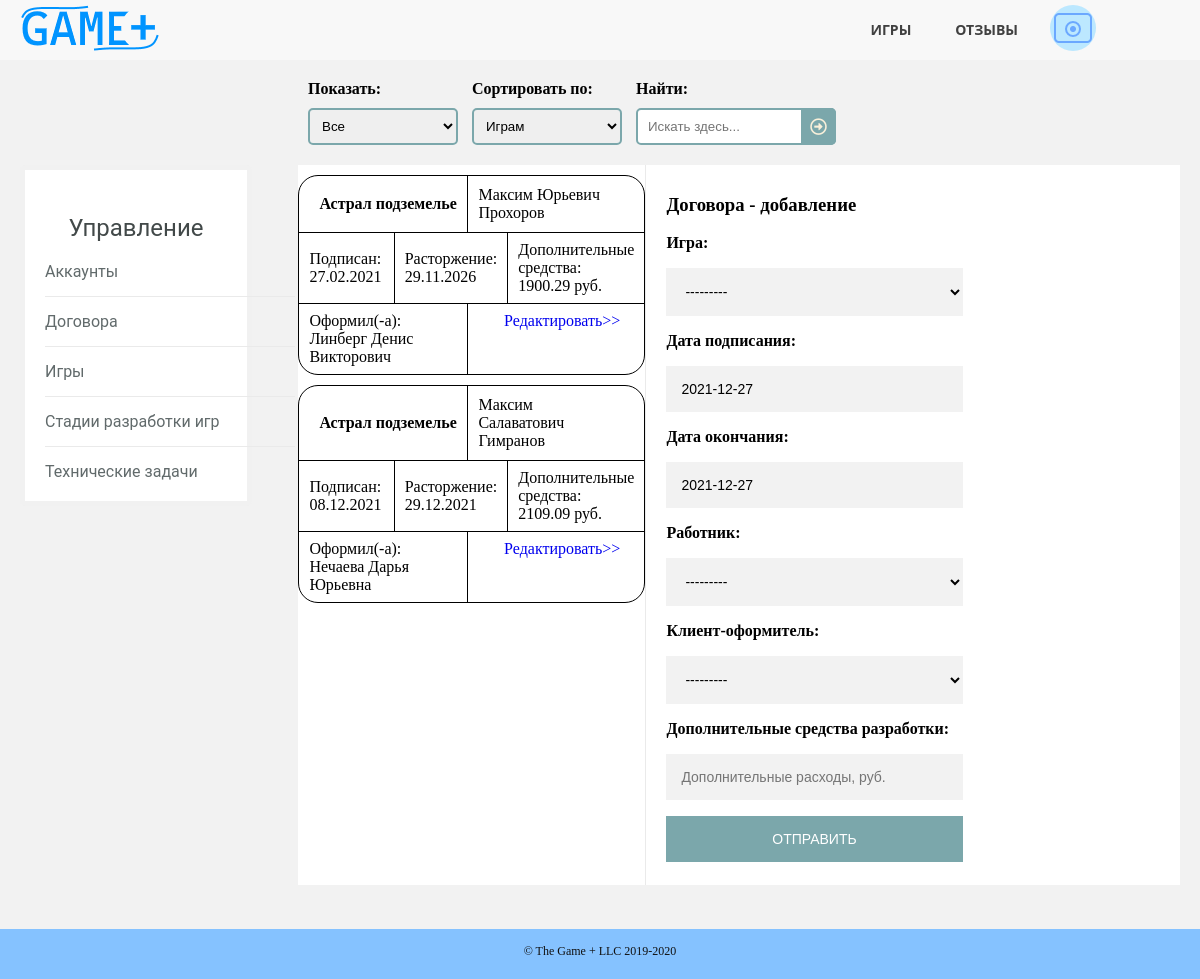
/contracts.html (signed in), run on an earlier commit of the app's database.
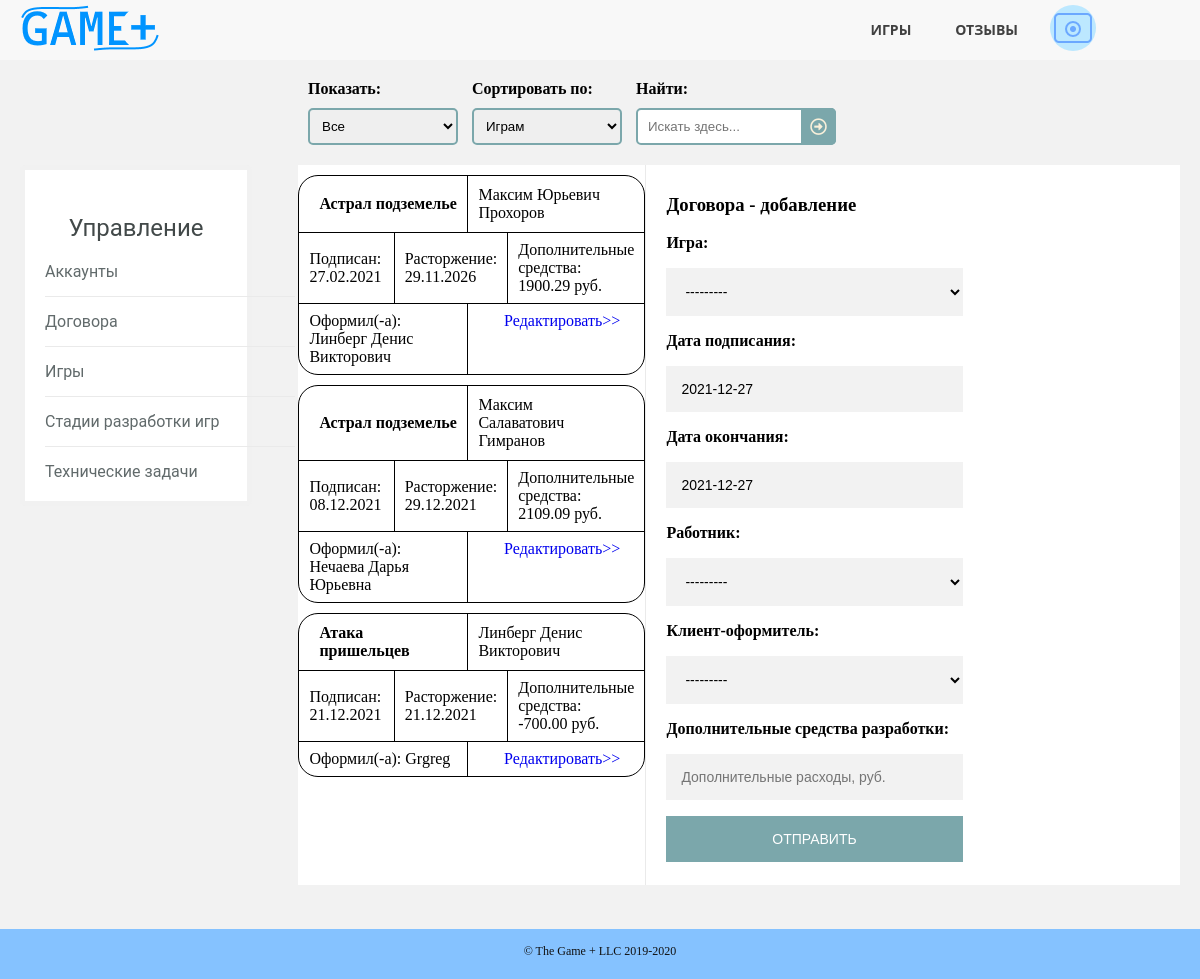
And on a later commit of the database.
### gameplusapp/models.py (models this page shows)
class ContractOfDevelopment(models.Model):
    game_id = models.ForeignKey(Game, on_delete=models.CASCADE)
    conclusion_date = models.DateField(default=timezone.now())
    contract_end_date = models.DateField(default=timezone.now())
    client_id = models.ForeignKey(Employee, on_delete=models.CASCADE, related_name='client_id')
    employee_id = models.ForeignKey(Employee, on_delete=models.CASCADE, related_name='employee_id')
    development_full_price = models.DecimalField(max_digits=12, decimal_places=2)
    class Meta:
        ordering = ["game_id"]

class Game(models.Model):
    name = models.CharField(max_length=50)
    type = models.CharField(max_length=20)
    rate = models.CharField(max_length=10)
    rules = models.TextField(default=' ')
    release_date = models.DateField(default=timezone.now())
    site = models.CharField(max_length=63)
    number_of_rules = models.BooleanField(default=False)
    price = models.DecimalField(max_digits=12, decimal_places=2)
    development_budget = models.DecimalField(max_digits=12, decimal_places=2)
    picture = models.ImageField(upload_to="static/images/games", null=True, blank=True)
    class Meta:
        ordering = ["name"]
    def __str__(self):
        return self.name

class Employee(models.Model):
    MY_CHOICES = (
        ('a', 'Админ'),
        ('m', 'Мастер'),
        ('c', 'Клиент')
    )
    full_name = models.CharField(max_length=50)
    phone = models.CharField(max_length=11)
    access_level = models.CharField(max_length=1, choices=MY_CHOICES)
    email = models.CharField(max_length=30)
    login = models.CharField(max_length=30, unique=True)
    password = models.CharField(max_length=30)
    reg_date = models.DateTimeField(default=timezone.now())
    avatar = models.ImageField(upload_to="static/images/users", null=True, blank=True)
    class Meta:
        ordering = ["-reg_date"]
    def __str__(self):
        return self.full_name

### gameplusapp/views.py (the view, shortened to what this page needs)
# urls.py: path('contracts.html', ContractsPage.as_view()),
class ContractsPage(View):
    def get(self, request):
        new = 2
        message = ''
        g_contracts = get_contracts()
        form = ContractsInfoForm()
        if "id_user" not in request.session:
            return HttpResponseRedirect('login.html')
        g_avatar = get_del_account(request.session["id_user"]).avatar
        if "message" in request.session:
            if request.session["message"] == True:
                message = 'Доступ запрещён'
                request.session["message"] = False
        mod = "добавление"
        form.fields['employee_id'].queryset = (Employee.objects.filter(access_level__in=['a', 'm']))
        filtred = ContractsFilterForm(request.GET)
        if filtred.is_valid():
            if filtred.cleaned_data["search"]:
                g_contracts = g_contracts.filter(game_id__name__iregex=filtred.cleaned_data["search"])
            if filtred.cleaned_data["ordering"]:
                g_contracts = g_contracts.order_by(filtred.cleaned_data["ordering"])
        context = {
            'g_contracts': g_contracts,
            'filtred': filtred,
            'form': form,
            'mod': mod,
            'new': new,
            'message': message,
            'g_avatar': g_avatar
        }
        return render(request, 'contracts.html', context=context)

### gameplusapp/forms.py
class ContractsFilterForm(forms.Form):
    watching = forms.ChoiceField(required=False, widget=forms.Select(attrs={
        'class': 'sortsel'
    }), choices=[
        ["", "Все"],
        ["a", "Неподписанные"],
        ["b", "Действующие"],
        ["c", "Расторгнутые"]
    ])
    ordering = forms.ChoiceField(required=False, widget=forms.Select(attrs={
        'class': 'sortsel'
    }), choices=[
        ["game_id", "Играм"],
        ["conclusion_date", "Дате подписания"],
        ["contract_end_date", "Дате окончания срока действия"],
        ["employee_id", "Оформителям"]
    ])
    search = forms.CharField(label="Найти:", required=False, widget=forms.TextInput(attrs={
        'placeholder': 'Искать здесь...'
    }))

class ContractsInfoForm(forms.ModelForm):
    class Meta:
        model = ContractOfDevelopment
        fields = ['game_id', 'conclusion_date', 'contract_end_date', 'client_id', 'employee_id', 'development_full_price']
        widgets = {
            "development_full_price": forms.NumberInput(attrs={
                'placeholder': 'Дополнительные расходы, руб.'
            })
        }

### gameplusapp/function.py (called while the page is built)
def get_contracts():
    contracts = ContractOfDevelopment.objects.all()
    return contracts

def get_del_account(pk):
    account = Employee.objects.get(id=pk)
    return account

### gameplusapp/templates/contracts.html (shortened to what this page needs)
<!DOCTYPE HTML>
<html>
	<head>
		<link rel="stylesheet" href="../static/css/pattern.css" />
		<link rel="stylesheet" href="../static/css/control.css" />
		<link rel="stylesheet" href="../static/css/contracts.css" />
	</head>
	<body>
		<header>
		  <nav>
		      <a href="/" class="logo"><img src="../static/images/logo.png" alt="логотип"></a>
			  <ul class="topmenu">
				<li><a href="/games.html">Игры</a></li>
				<li><a href="/reviews.html">Отзывы</a></li>
				<li><a class="submenu-link">
					{% if g_avatar == '' or g_avatar == None %}
					<img src="../static/images/avatar.png" alt="отсутствует аватарка">
					{% else %}
					<img src="../{{ g_avatar }}" alt="аватарка">
					{% endif %}
				</a>
				</li>
			  </ul>
		  </nav>
		</header>
        <section class="selections">
			<div class="functions">
				<form class="searchform" method="get">
					<div class="viewblock">
						<p><strong>Показать:</strong></p>
						<p>{{ filtred.watching }}</p>
					</div>
					<div class="sortblock">
						<p><strong>Сортировать по:</strong></p>
						<p>{{ filtred.ordering }}</p>
					</div>
					<div class="searchblock">
						<p><strong>Найти:</strong></p>
						<p>{{ filtred.search }}
						<button type="submit"></button></p>
					</div>
				</form>
			</div>
		</section>
		<section class="allgames">
			<div class="lists">
				<div class="sublinks">
					<div class="widget">
						<h3>Управление</h3>
						<ul>
						    {% if new >= 1 %}
							<li><a href="/control.html">Аккаунты</a></li>
							{% endif %}
						    <li><a href="/contracts.html">Договора</a></li>
							{% if new >= 1 %}
						    <li><a href="/allgames.html">Игры</a></li>
							{% endif %}
							<li><a href="/game_states.html">Стадии разработки игр</a></li>
							{% if new >= 1 %}
						    <li><a href="/alltasks.html">Технические задачи</a></li>
							{% endif %}
						</ul>
					</div>
				</div>
                <div class="games">
					{% for contract in g_contracts %}
					{% include 'contract_one.html' %}
					{% endfor %}
				</div>
				{% if new >= 1 and mod == "добавление" or mod == "редактирование" %}
				<div class="info">
					<div class="name">
						<h3>Договора - {{ mod }}</h3>
					</div>
					<div class="description">
						<p>
							<div class="noteblock">
								<form class="noteform" method="post" enctype="multipart/form-data">
								    <p><strong>Игра:</strong></p>
								    <p class="form">{{ form.game_id }}</p>
									<p><strong>Дата подписания:</strong></p>
								    <p class="form">{{ form.conclusion_date }}</p>
									<p><strong>Дата окончания:</strong></p>
								    <p class="form">{{ form.contract_end_date }}</p>
									{% if new == 2 %}
									<p><strong>Работник:</strong></p>
								    <p class="form">{{ form.employee_id }}</p>
									{% endif %}
									<p><strong>Клиент-оформитель:</strong></p>
								    <p class="form">{{ form.client_id  }}</p>
									<p><strong>Дополнительные средства разработки:</strong></p>
								    <p class="form">{{ form.development_full_price }}</p>
								    <p class="form"><button type="submit">Отправить</button></p>
								</form>
							</div>
						</p>
					</div>
				</div>
				{% endif %}
			</div>
		</section>
	</body>
	<footer>
		<div class="copyright">
			<span>&copy; The Game + LLC 2019-2020</span>
		</div>
	</footer>
</html>

### gameplusapp/templates/contract_one.html
{% block content %}
<div class="noteone">
    <div class="notetag">
        <div class="notename">
            <p>{{ contract.game_id }}</p>
        </div>
        <div class="noteemp">
            <p>{{ contract.employee_id }}</p>
        </div>
    </div>
    <div class="noteother">
        <div class="notestart">
            <p>Подписан: {{ contract.conclusion_date|date:"d.m.Y" }}</p>
        </div>
        <div class="noteend">
            <p>Расторжение: {{ contract.contract_end_date|date:"d.m.Y" }}</p>
        </div>
        <div class="notemoney">
            <p>Дополнительные средства: {{ contract.development_full_price }} руб.</p>
        </div>
    </div>
    <div class="notechange">
        <div class="noterate">
            <p>Оформил(-а): {{ contract.client_id }}</p>
        </div>
        <div class="more">
            <a href="/contracts.html/{{ contract.id }}">Редактировать>></a>
        </div>
    </div>
</div>
{% endblock %}

### gameplusapp/static/css/pattern.css (style rules this page uses)
* { box-sizing: border-box; }
html { height: 100%; }
body { position:relative; min-height: 100%; margin: 0; background: #f2f2f2; }
header { position: relative; min-height: 60px; padding-top: 5px; background: rgba(255,255,255, .4); text-align: center; z-index: 1; }
header a { text-decoration: none; outline: none; display: inline-block; transition: .3s ease-in-out; }
.logo { float: left; color: #D5B45B; font-family: 'Playfair Display', serif; font-size: 2.5em; }
nav { display: block; padding: 0 20px; }
nav ul { list-style: none; margin: 0; padding: 0; float: right; }
.topmenu:after { content: ""; display: table; clear: both; }
.topmenu > li { width: 25%; float: left; position: relative; font-family: 'Open Sans', sans-serif; }
.topmenu > li > a { text-transform: uppercase; font-size: 14px; font-weight: bold; color: #404040; padding: 15px 30px; }
.submenu-link { padding: 0 30px !important; margin-left: 10px; }
.submenu-link > img { width: 46px; height: 46px; border-radius: 50%; object-fit:cover; }
footer { position:absolute; bottom: -50px; width: 100%; height: 50px; padding-top: 15px; background: #85c2ff; }
.copyright { font-size: 12px; text-align: center; color: #111111; }

### gameplusapp/static/css/control.css (style rules this page uses)
section { display: block; }
.functions { padding: 10px 20px 5px calc(20px + 24%); }
.viewblock, .sortblock, .searchblock, .back, .sublinks, .games, .info { display: inline-block; }
.viewblock, .sortblock { margin-right: 10px; }
.viewblock > p, .sortblock > p, .searchblock > p, .back > p { position: relative; margin: 10px 0; }
.sortsel { padding: 8px; border: 2px solid #7BA7AB; border-radius: 5px; width: 150px; }
.searchblock > p > input { width: 100%; padding: 9px 9px 9px 10px; border: 2px solid #7BA7AB; border-radius: 5px; outline: none; }
.searchblock > p > button { position: absolute; top: 0; right: 0px; padding: 9px; border: none; background: #7BA7AB; border-radius: 0 5px 5px 0; cursor: pointer; }
.searchblock > p > button:before { content: "\f35a"; font-family: 'Font Awesome 5 Free'; font-size: 17px; color: #F9F0DA; }
.sublinks, .games, .info { height: 720px; }
.games, .info { background-color: #FFFFFF; background-attachment: local; overflow: auto; }
.lists { padding: 5px 20px 40px 20px; }
.sublinks { width: 20%; float: left; }
.games { width: 30%; margin-left: 4%; border-right: 1px solid #eaeaea; }
.info { width: 46%; padding: 10px 20px; float: right; }
.form > input, .form > select, .form > textarea { outline: 0; background: #f2f2f2; width: 60%; border: 0; margin: 0; padding: 15px; box-sizing: border-box; font-size: 14px; }
.form > button { text-transform: uppercase; outline: 0; background: #7BA7AB; width: 60%; border: 0; padding: 15px; color: #FFFFFF; font-size: 14px; -webkit-transition: all 0.3 ease; transition: all 0.3 ease; cursor: pointer; }
.widget { padding: 20px; border: 5px solid #f1f1f1; background: #fff; border-radius: 5px; font-family: 'Roboto', sans-serif; }
.widget h3 { margin-bottom: 20px; text-align: center; font-size: 24px; font-weight: normal; color: #424949; }
.widget ul { margin: 0; padding: 0; list-style: none; width: 250px; }
.widget li { border-bottom: 1px solid #eaeaea; padding-bottom: 15px; margin-bottom: 15px; }
.widget li:last-child { border-bottom: none; margin-bottom: 0; padding-bottom: 0; }
.widget a { text-decoration: none; color: #616a6b; display: inline-block; }
.widget li:before { font-family: FontAwesome; font-size: 20px; vertical-align:bottom; color: #dd3333; margin-right: 14px; }

### gameplusapp/static/css/contracts.css (style rules this page uses)
.noteone { margin: 10px 0; border: 1px solid black; border-radius: 20px; }
.notetag, .noteother { border-bottom: 1px solid black; }
.notetag, .noteother, .notechange { display: table; width: 100%; margin-left: 0; margin-right: 0; }
.notetag > div, .notetag > noindex > div, .noteother > div, .noteother > noindex > div, .notechange > div, .notechange > noindex > div { display: table-cell; vertical-align: middle; }
.notename { width: 49%; border-right: 1px solid black; padding: 10px 10px 10px 20px; font-weight: bold; }
.noteemp { float: right; padding: 10px 40px 10px 10px; }
.notename > p, .noteemp > p, .notestart > p, .noteend > p, .notemoney > p, .noterate > p, .more > a { margin: 0; }
.notestart, .noteend, .notemoney, .noterate { padding: 8px 10px; }
.notestart, .noteend { width: 30%; border-right: 1px solid black; }
.noterate { width: 49%; border-right: 1px solid black; }
.more { float: right; padding: 8px 24px 8px 4px; }
a { text-decoration: none; }

What changed in the data, as far as the page shows it:
added ContractOfDevelopment: game_id "Атака пришельцев", employee_id "Линберг Денис Викторович", conclusion_date "21.12.2021", contract_end_date "21.12.2021", development_full_price "-700.00", client_id "Grgreg"
